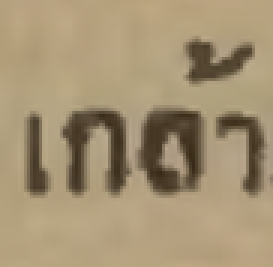
#> input picture screen2Text/test_image.png, 91 x 89 px (shown 3 times larger)
$ python -i imgzip2text.py   (imports and definitions only)
#> lines starting #> are read from the running program, lines starting #| are printed output that depends on the picture; after the words box and inside, x2 and y2 are one past the last pixel; in counts of white or black regions, pixels touching at a corner belong together
#> further down, picture is the input picture: PIL image 91x89 RGB; mean R, G, B 164.3, 146.4, 115
"""
rewriting the Image2Text class for greater flexibility
"""

import os
from PIL import Image, ImageDraw
import numpy as np
from skimage.filters import *
import zipfile
import pytesseract

# tess_path = 'C:/Program Files/Tesseract-OCR/tesseract.exe'
tess_path = r'C:\Users\User\AppData\Local\Tesseract-OCR\tesseract.exe'
pytesseract.pytesseract.tesseract_cmd = tess_path
# TESSDATA_PREFIX = r'C:/Program Files/Tesseract-OCR/tessdata'
TESSDATA_PREFIX = 'C:/Users/User/AppData/Local/Tesseract-OCR/tessdata'


# NOTATION NOTE -  as applied to variable/parameter names in the code below:
# 'image' refers to a general image file
# 'im' refers to a PIL image object


# noinspection PyShadowingNames
# [84 lines left out: functions thumbsheet, get_paths, load_image, not called in this run]


def small(im, factor=12):
    """Takes a PIL image object, returns a copy reduced in size by :factor:"""
    return im.convert('L').reduce(factor)


# noinspection PyShadowingNames
def binarize_as_array(im, threshold=None, t_factor=.9):
    """Takes a PIL image in 'L' mode and changes each pixel value to O (black) or 255 (white) over the threshold
    :image: PIL image object :threshold: a value over which to binarize. If not specified, set automatically with
    specified skimage thresholding method or using the t_factor parameter value empirically determined by developer
    :returns a PIL image object in binary mode ('1')
    """
#> called with t_factor = 1
    array = np.asarray(im).copy()
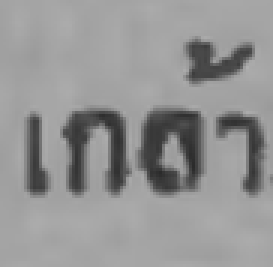
#> array: shape (89, 91) (shown 3 times larger); min 43, max 175, mean 148.2
    print(f' - thresholding method: {threshold}', end=', ')
    if not threshold:
        threshold = int((int(np.min(array)) + int(np.max(array))) / 2 * t_factor)  # calculating the base threshold
#> threshold = 109
    elif threshold == 'min':
        threshold = threshold_minimum(array)
    elif threshold == 'otsu':
        threshold = threshold_otsu(array)
    print(f'threshold set to {threshold}')
#| threshold set to 109
    array = array > int(threshold)
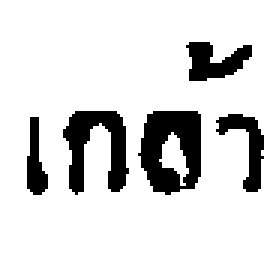
#> array: shape (89, 91) bool (shown 3 times larger); 85.5% white; 5 black regions, box (x1, y1, x2, y2) and area: (46, 37, 67, 65) 406, (21, 37, 43, 65) 326, (62, 14, 84, 27) 171, (72, 38, 88, 64) 161, (9, 39, 16, 65) 111
    return Image.fromarray(array)  # .convert('1', dither=0)


# [287 lines left out: functions clean_edges_as_array, smart_binarize_as_array, count_white_rows, orientation, clean_edges_row_nz, clean_edges and 5 more, not called in this run]


# TODO: Rewrite the **segment** function using numpy array (and some other improvements)
# TODO: Teach it to avoid pictures but keep the sideways text lines


class Image2Text:

    def __init__(self, image: Image, pre=False, binarize=False):
        """Loads an image file to be recognized.
        :image: PIL Image object
        :pre: loads image with preprocessing if selected, default False
        :bin: loads image with binarization if selected, default False
        """
        self.bim = None
        self.boxes = []
        self.boxed_im = None
        self.crops = []
        self.lines = []
        self.text = ''
        if pre:
            print('Loading image with full preprocessing')
            self.im = preprocess(image)
        elif binarize:
            print('Loading image with binarization only')
            self.im = binarize_as_array(image)
        else:
            print('Loading image with no preprocessing')
            self.im = image

    def binarize(self, threshold=None, t_factor=1):
        self.bim = binarize_as_array(self.im.convert('L'), threshold, t_factor)

    # [31 lines left out: functions recognize_as_is, recognize_by_lines, save_to_file, not called in this run]

>>> from PIL import Image
>>> picture = Image.open('../screen2Text/test_image.png')
>>> result = Image2Text(picture).binarize()
